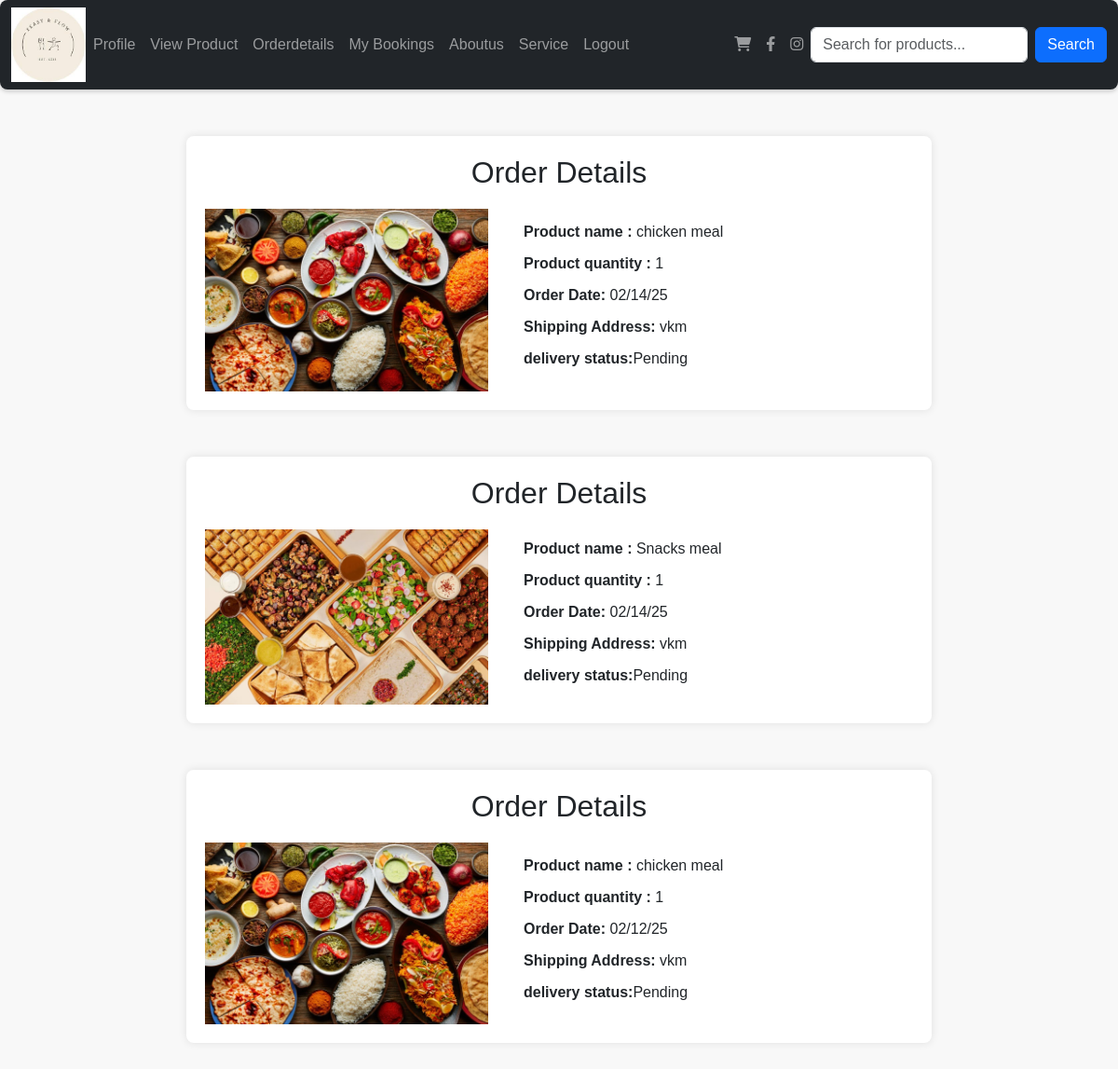
Screenshot of /orderdetails/ (signed in) with the database file from the repository.
### app/models.py (models this page shows, shortened)
class Buy(models.Model):
    product = models.ForeignKey(Product,on_delete=models.CASCADE)
    user = models.ForeignKey(Register,on_delete=models.CASCADE)
    date_of_buying = models.TextField()
    quantity = models.IntegerField()
    price = models.IntegerField()
    DELIVERY_STATUS_CHOICES = [
        ("Pending", "Pending"),
        ("Shipped", "Shipped"),
        ("In Transit", "In Transit"),
        ("Delivered", "Delivered"),
    ]
    delivery_status = models.CharField(
        max_length=20, choices=DELIVERY_STATUS_CHOICES, default="Pending"
    )

class Product(models.Model):
    shop = models.ForeignKey(Shopreg,on_delete=models.CASCADE)
    name = models.TextField()
    discription = models.TextField()
    price = models.IntegerField()
    quantity = models.IntegerField()
    offerprice = models.IntegerField()
    image = models.FileField()

class Register(models.Model):
    Email = models.EmailField(unique=True)
    name = models.TextField()
    phonenumber = models.IntegerField()
    password = models.TextField()
    location= models.TextField()

### app/views.py (the view)
# urls.py: path('orderdetails/',views.orderdetails),
def orderdetails(req):
    data=Buy.objects.filter(user=get_usr(req))[::-1]
    return render(req,'user/orderdetails.html',{'data':data})

### app/views.py (called while the page is built)
def get_usr(req):
    data=Register.objects.get(Email=req.session['user'])
    return data

### templates/user/orderdetails.html (shortened to what this page needs)
<!DOCTYPE html>
<html lang="en">
<head>
    <link href="https://cdn.jsdelivr.net/npm/bootstrap@5.3.3/dist/css/bootstrap.min.css" rel="stylesheet">
  <link href="https://cdnjs.cloudflare.com/ajax/libs/font-awesome/6.0.0-beta3/css/all.min.css" rel="stylesheet">
</head>
<body>
  <nav id="nav" class="navbar navbar-expand-sm navbar-dark bg-dark">
    <div class="container-fluid">
      <a href="../userhome" class="logo">
        <img src="../static/images.jpg" alt="logo" width="80px">
      </a>
      <div class="collapse navbar-collapse" id="mynavbar">
        <ul class="navbar-nav me-auto">
          <li class="nav-item">
            <a class="nav-link" href="../profile">Profile</a>
          </li>
          <li class="nav-item">
            <a class="nav-link" href="{% url 'userviewproduct' %}">View Product</a>
          </li>
          <li class="nav-item">
            <a class="nav-link" href="../orderdetails">Orderdetails</a>
          </li>
          <li class="nav-item">
            <a class="nav-link" href="../booking-history">My Bookings</a>
          </li>
        <li class="nav-item">
          <a class="nav-link" href="../aboutus">Aboutus</a>
        </li>
      <li class="nav-item">
        <a class="nav-link" href="../service">Service</a>
      </li>
          <li class="nav-item">
            <a class="nav-link" href="../logout">Logout</a>
          </li>
        </ul>
         <ul class="navbar-nav d-flex">
          <li class="nav-item">
            <a class="nav-link" href="../user_view_cart" target="_blank">
              <i class="fas fa-shopping-cart"></i>
            </a>
          </li>
          <li class="nav-item">
            <a class="nav-link" href="https://facebook.com" target="_blank">
              <i class="fab fa-facebook-f"></i>
            </a>
          </li>
          <li class="nav-item">
            <a class="nav-link" href="https://instagram.com" target="_blank">
              <i class="fab fa-instagram"></i>
            </a>
          </li>
        </ul>
    <form class="d-flex" method="post" action="{% url 'product_search' %}">
      <input type="text" class="form-control me-2" name="query" placeholder="Search for products...">
      <button type="submit" class="btn btn-primary">Search</button>
    </form>
      </div>
    </div>
  </nav>
   {% for i in data %}
   <div class="order-container">
       <h2>Order Details</h2>
       <div class="order-row">
           <div class="order-left">
               <img src="{{i.product.image.url}}" alt="Product Image" style="width:100%;">
           </div>
           <div class="order-right">
               <p><strong>Product name :</strong> {{i.product.name}}</p>
               <p><strong>Product quantity :</strong> {{i.quantity}}</p>
               <p><strong>Order Date:</strong> {{i.date_of_buying}}</p>
               <p><strong>Shipping Address:</strong> {{i.user.location}}</p>
               <p><strong>delivery status:</strong>{{ i.delivery_status }} </p>
           </div>
       </div>
   </div>
   {% endfor %}
</body>
</html>

### templates/user/orderdetails.html (style rules this page uses)
body { font-family: Arial, sans-serif; background-color: #f8f8f8; }
#nav { box-shadow: 0 2px 5px rgba(0, 0, 0, 0.2); margin-bottom: 20px; border-radius: 8px; }
.order-container { max-width: 800px; margin: 50px auto; background-color: #fff; padding: 20px; border-radius: 8px; box-shadow: 0 0 10px rgba(0, 0, 0, 0.1); }
.order-container h2 { text-align: center; margin-bottom: 20px; }
.order-row { display: flex; align-items: center; justify-content: space-between; }
.order-left { width: 40%; }
.order-right { width: 55%; }
.order-right p { margin-bottom: 10px; }

### rows the page displays
Buy: product.image (placeholder picture), product.name "chicken meal", quantity "1", date_of_buying "02/14/25", user.location "vkm", delivery_status "Pending"
Buy: product.image (picture), product.name "Snacks meal", quantity "1", date_of_buying "02/14/25", user.location "vkm", delivery_status "Pending"
Buy: product.image (placeholder picture), product.name "chicken meal", quantity "1", date_of_buying "02/12/25", user.location "vkm", delivery_status "Pending"
